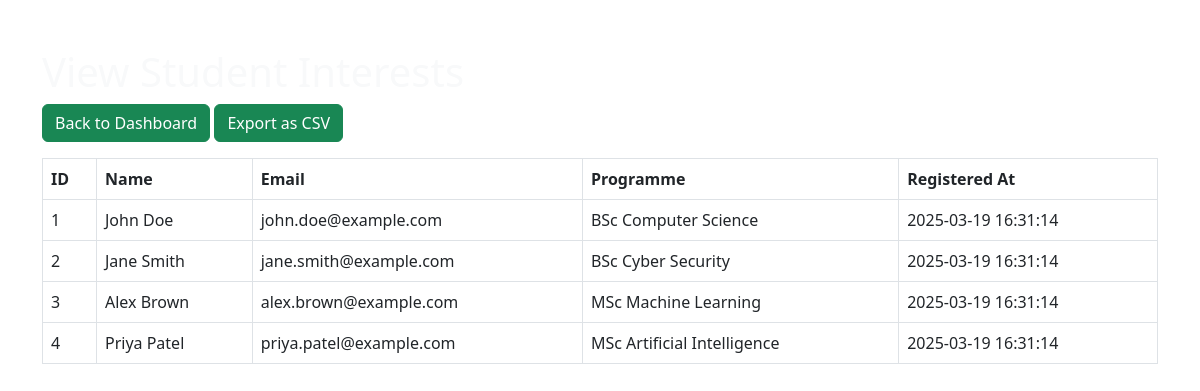
The page /admin/view-students.php (signed in) on the database its author committed.
### tables this page shows
CREATE TABLE InterestedStudents (
    InterestID INT AUTO_INCREMENT PRIMARY KEY,
    ProgrammeID INT NOT NULL,
    StudentName VARCHAR(100) NOT NULL,
    Email VARCHAR(255) NOT NULL,
    RegisteredAt TIMESTAMP DEFAULT CURRENT_TIMESTAMP,
    FOREIGN KEY (ProgrammeID) REFERENCES Programmes(ProgrammeID) ON DELETE CASCADE
);

CREATE TABLE Programmes (
    ProgrammeID INTEGER PRIMARY KEY AUTO_INCREMENT,
    ProgrammeName TEXT NOT NULL,
    LevelID INTEGER,
    ProgrammeLeaderID INTEGER,
    Description TEXT,
    Image TEXT,
    FOREIGN KEY (LevelID) REFERENCES Levels(LevelID),
    FOREIGN KEY (ProgrammeLeaderID) REFERENCES Staff(StaffID)
);

### admin/view-students.php (the view, shortened to what this page needs)
<?php
include '../includes/db.php';
?>
<!DOCTYPE html>
<html lang="en">
<head>
    <link href="https://cdn.jsdelivr.net/npm/bootstrap@5.3.0/dist/css/bootstrap.min.css" rel="stylesheet">
    <link href="../assets/css/style2.css" rel="stylesheet">
</head>
<body>
    <div class="container mt-5">
        <h1 class="text-light">View Student Interests</h1>
        <a href="dashborad.php" class="btn btn-success mb-3">Back to Dashboard</a>
        <a href="export-students.php" class="btn btn-success mb-3">Export as CSV</a>
        <table class="table table-bordered p-4">
            <thead>
                <tr>
                    <th>ID</th>
                    <th>Name</th>
                    <th>Email</th>
                    <th>Programme</th>
                    <th>Registered At</th>
                </tr>
            </thead>
            <tbody>
                <?php
                $sql = "SELECT interestedstudents.*, Programmes.ProgrammeName
                        FROM interestedstudents
                        LEFT JOIN Programmes ON interestedstudents.ProgrammeID = Programmes.ProgrammeID";
                $result = mysqli_query($conn, $sql);
                while ($row = mysqli_fetch_assoc($result)) {
                    echo "<tr>
                            <td>{$row['InterestID']}</td>
                            <td>{$row['StudentName']}</td>
                            <td>{$row['Email']}</td>
                            <td>{$row['ProgrammeName']}</td>
                            <td>{$row['RegisteredAt']}</td>
                          </tr>";
                }
                ?>
            </tbody>
        </table>
    </div>
</body>
</html>

### assets/css/style2.css (style rules this page uses)
body { background-image: url("../images/image.jpg"); background-size: cover; background-position: center; background-repeat: no-repeat; background-attachment: fixed; height: 100vh; margin: 0; padding: 0; }

### rows shown on the page
interestedstudents: InterestID "1", StudentName "John Doe", Email "john.doe@example.com", ProgrammeID.ProgrammeName "BSc Computer Science", RegisteredAt "2025-03-19 16:31:14"
interestedstudents: InterestID "2", StudentName "Jane Smith", Email "jane.smith@example.com", ProgrammeID.ProgrammeName "BSc Cyber Security", RegisteredAt "2025-03-19 16:31:14"
interestedstudents: InterestID "3", StudentName "Alex Brown", Email "alex.brown@example.com", ProgrammeID.ProgrammeName "MSc Machine Learning", RegisteredAt "2025-03-19 16:31:14"
interestedstudents: InterestID "4", StudentName "Priya Patel", Email "priya.patel@example.com", ProgrammeID.ProgrammeName "MSc Artificial Intelligence", RegisteredAt "2025-03-19 16:31:14"
